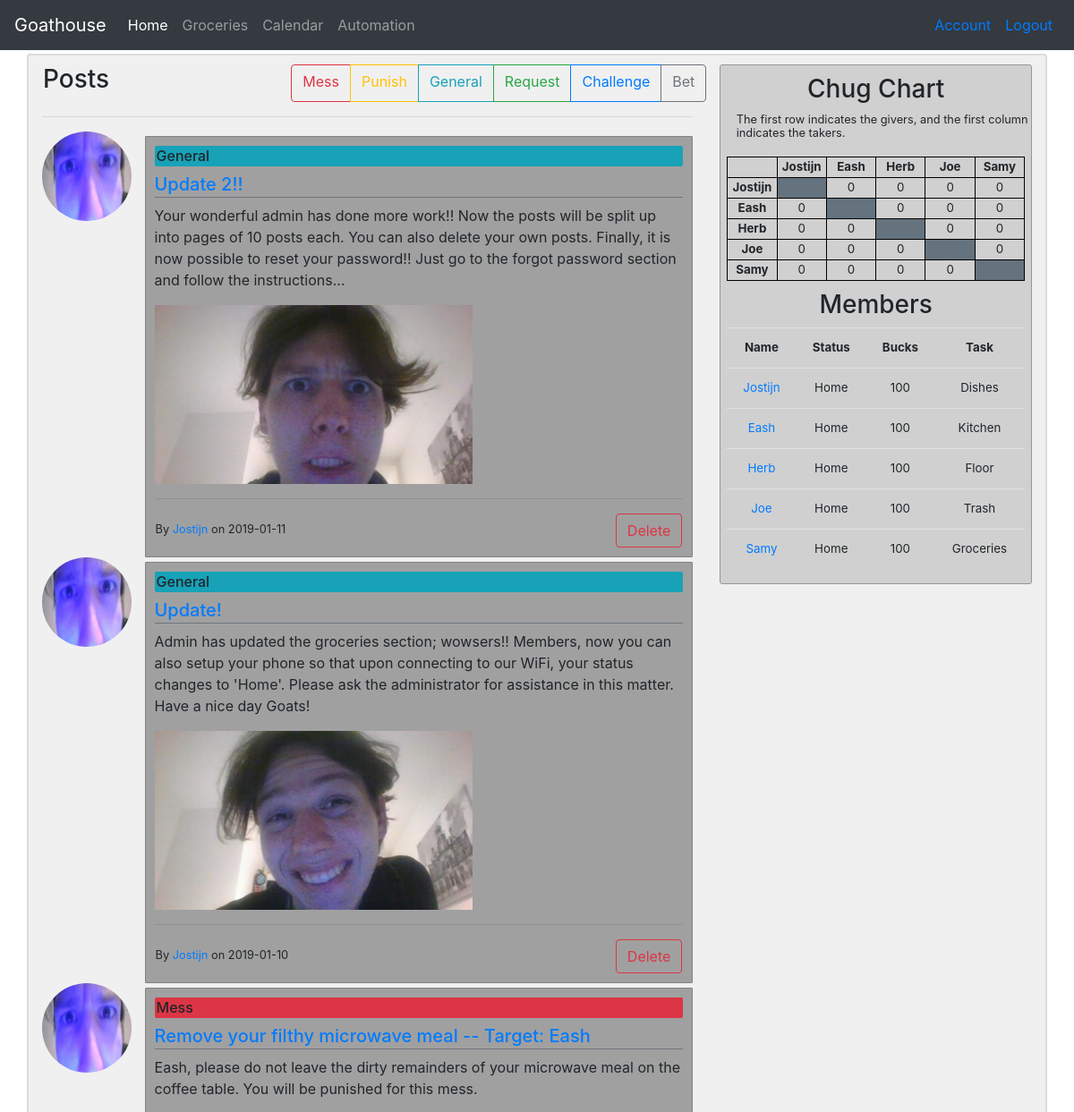
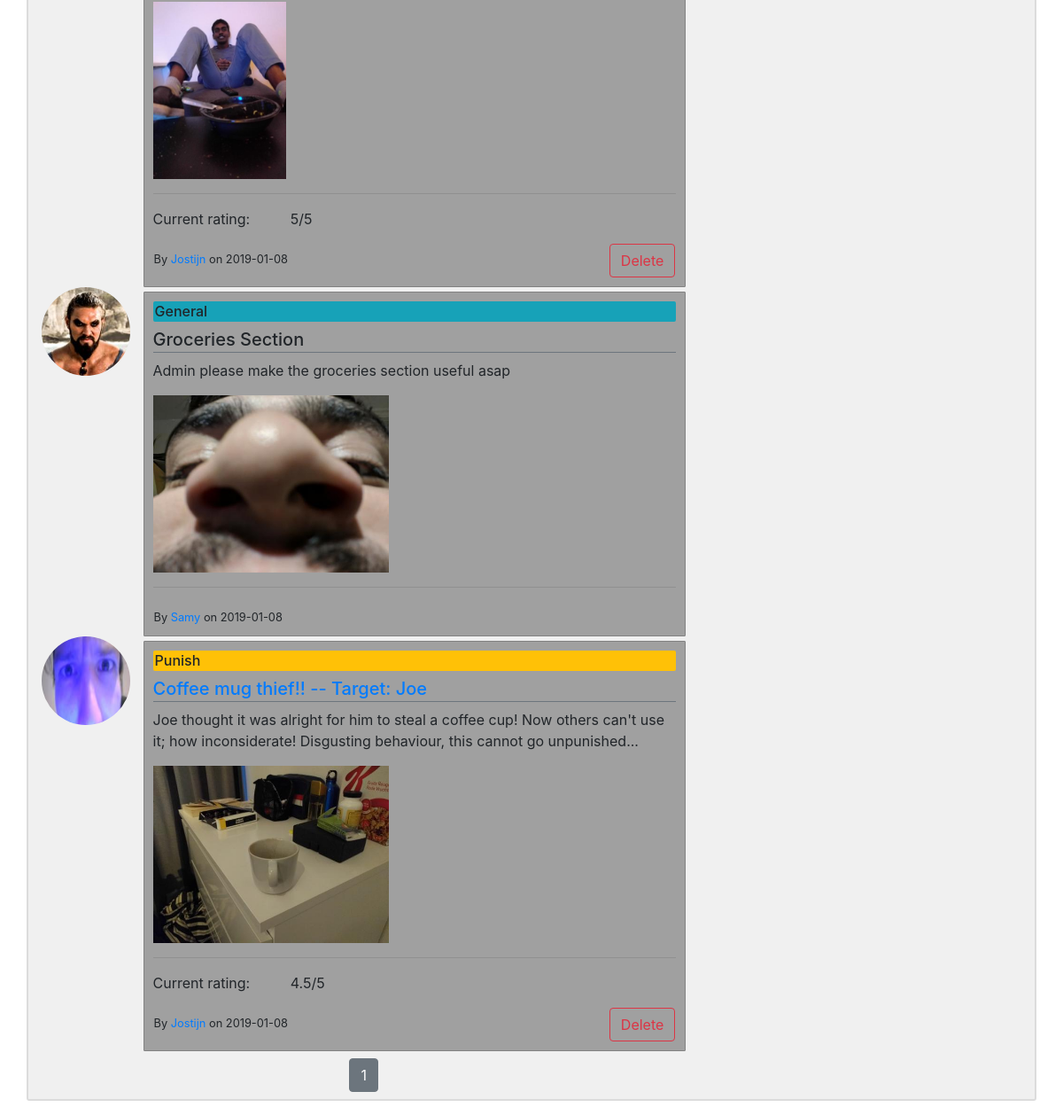
Screenshot of /home (signed in) with the database file from the repository (2 pictures, top to bottom).
### G_app/models.py (models this page shows, shortened)
class Post(db.Model):
    id = db.Column(db.Integer, primary_key = True)
    title = db.Column(db.String(100), nullable=False, default='')
    date_posted = db.Column(db.DateTime, nullable=False, default=datetime.utcnow)
    content = db.Column(db.Text, nullable=False)
    type = db.Column(db.String(50), nullable=False, default='General')
    rating = db.Column(db.Integer)
    can_vote = db.Column(db.Boolean, nullable=False, default=False)
    voted = db.Column(db.String(150))
    image = db.Column(db.String(20))
    id_user = db.Column(db.Integer, db.ForeignKey('user.id'), nullable=False)
    id_target = db.Column(db.Integer, db.ForeignKey('user.id'))

class User(db.Model, UserMixin):
    id = db.Column(db.Integer, primary_key = True)
    username = db.Column(db.String(20), unique=True, nullable=False)
    name = db.Column(db.String, nullable=False)
    email = db.Column(db.String(120), unique=True, nullable=False)
    image = db.Column(db.String(20), nullable=False, default='default.jpg')
    password = db.Column(db.String(60), nullable=False)
    status = db.Column(db.String, nullable=False)
    bucks = db.Column(db.Integer, nullable=False)
    task = db.Column(db.String, nullable=False)
    posts = db.relationship('Post', backref='author', lazy=True, foreign_keys='Post.id_user')
    posts_targeted = db.relationship('Post', backref='target', lazy=True, foreign_keys='Post.id_target')
    chugs_give = db.relationship('Chug', backref='giver', lazy=True, foreign_keys='Chug.id_giver')
    chugs_take = db.relationship('Chug', backref='taker', lazy=True, foreign_keys='Chug.id_taker')
    notifications = db.relationship('Notification', backref='target', lazy=True)
    payments_made = db.relationship('Transaction', backref='payer', lazy=True, foreign_keys='Transaction.id_payer')
    payments_received = db.relationship('Transaction', backref='payee', lazy=True, foreign_keys='Transaction.id_payee')
    challenges_made =  db.relationship('Challenge', backref='challenger', lazy=True, foreign_keys='Challenge.id_challenger')
    challenges_received =  db.relationship('Challenge', backref='challengee', lazy=True, foreign_keys='Challenge.id_challengee')

### G_app/main/routes.py (the view)
@main.route("/")
@main.route("/home", methods=['GET', 'POST'])
def home():
    voters = voter_dict()
    page = request.args.get('page', 1, type=int)
    posts = Post.query.order_by(Post.date_posted.desc()).paginate(page=page, per_page=10)
    chug = chug_matrix()
    members = member_ls()
    return render_template('home.html', members=members, chug=chug, posts=posts, voters=voters)

### G_app/main/utils.py (called while the page is built)
def member_ls():
    members = []
    users = User.query.all()
    for user in users:
        if user.username != 'admin':
            user_dict = {
                'username': user.username,
                'name': user.name,
                'task': user.task,
                'bucks': user.bucks,
                'status': user.status
            }
            members.append(user_dict)
    return members

def chug_matrix():
    matrix = [
        [None, 0, 0, 0, 0],
        [0, None, 0, 0, 0],
        [0, 0, None, 0, 0],
        [0, 0, 0, None, 0],
        [0, 0, 0, 0, None]
    ]
    chugs_to_be_taken = Chug.query.filter_by(taken=False).all()
    for chug in chugs_to_be_taken:
        matrix[chug.id_taker - 1][chug.id_giver - 1] += 1
    return matrix

def voter_dict():
    posts = Post.query.filter_by(can_vote=True)
    voted = dict()
    for post in posts:
        if post.voted:
            voters = post.voted.split('\n')
        else:
            voters = []
        voted[post.id] = voters
    return voted

### G_app/models.py (called while the page is built)
@login_manager.user_loader
def load_user(user_id):
    return User.query.get(int(user_id))

### G_app/templates/home.html (shortened to what this page needs)
{% extends "layout.html" %}
  {% block home_active %}
    "nav-item active"
  {% endblock %}
  {% block content %}
    {% if current_user.is_authenticated %}
      <div class="row" style="margin-top:10px">
        <h3 class="ml-3">Posts</h3>
        <div class="btn-group ml-auto">
          <a href="{{ url_for('posts.new_post', post_type='Mess') }}" class="btn btn-outline-danger">Mess</a>
          <a href="{{ url_for('posts.new_post', post_type='Punish') }}" class="btn btn-outline-warning">Punish</a>
          <a href="{{ url_for('posts.new_post', post_type='General') }}" class="btn btn-outline-info">General</a>
          <a href="{{ url_for('posts.new_post', post_type='Request') }}" class="btn btn-outline-success">Request</a>
          <a href="#" class="btn btn-outline-primary">Challenge</a>
          <a href="#" class="btn btn-outline-secondary">Bet</a>
        </div>
      </div>
      <hr>
      {% for post in posts.items %}
        <div class="media" id="{{ 'post' + post.id|string }}">
          <img class="rounded-circle account-img" src="{{ url_for('static', filename='profile_pics/' + post.author.image) }}" alt="user_image">
          <div class="media-body">
            <div class="post-section">
              <h6 id="{{ post.type }}">{{ post.type }}</h6>
              {% if post.author == current_user %}
                <a href="{{ url_for('posts.edit_post', post_id = post.id) }}">
                  <h5 class="border-bottom border-secondary" style="padding-bottom:2px">{{ post.title }}{{ " -- Target: " + post.target.username if post.target }}</h5>
                </a>
              {% else %}
                <h5 class="border-bottom border-secondary" style="padding-bottom:2px">{{ post.title }}{{ " -- Target: " + post.target.username if post.target }}</h5>
              {% endif %}
              <p>{{ post.content }}</p>
              {% if post.image %}
                <img src="{{ url_for('static', filename='post_pics/' + post.image) }}" height="200">
              {% endif %}
              <hr>
              {% if post.can_vote and current_user.username not in voters[post.id] and current_user.id != post.id_target %}
                <div class="row">
                  <div class="col-sm-3">
                    <p id="rate{{ post.id }}">Rate severity:</p>
                  </div>
                  <div class="col-sm-9">
                    <form class="rate-form" id="{{ post.id }}">
                      <label class="radio-inline ml-2" for="1">1</label>
                      <input type="radio" name="{{ 'rating' + post.id|string }}" value=1>
                      <label class="radio-inline ml-2" for="2">2</label>
                      <input type="radio" name="{{ 'rating' + post.id|string }}" value=2>
                      <label class="radio-inline ml-2" for="3">3</label>
                      <input type="radio" name="{{ 'rating' + post.id|string }}" value=3>
                      <label class="radio-inline ml-2" for="4">4</label>
                      <input type="radio" name="{{ 'rating' + post.id|string }}" value=4>
                      <label class="radio-inline ml-2" for="5">5</label>
                      <input type="radio" name="{{ 'rating' + post.id|string }}" value=5>
                      <button type="submit" id="sbtn">Submit</button>
                    </form>
                  </div>
                  <div class="vote-alert" id="{{ 'alert' + post.id|string }}" style="display:none;">
                    <p class="rate-success" id="{{ 'rating' + post.id|string }}"></p>
                  </div>
                  <small style="margin-left:15px" id="{{ 'msg' + post.id|string }}">The current rating will be revealed once you have rated.</small>
                </div>
              {% elif post.can_vote %}
                <div class="row">
                  <div class="col-sm-3">
                    <p>Current rating:</p>
                  </div>
                  <div class="col-sm-9">
                    <p>{{ post.rating|round(2) }}/5</p>
                  </div>
                </div>
              {% endif %}
              <div class="row">
                <small class="ml-3 pt-2">By <a href="{{ url_for('users.profile', username=post.author.username) }}">{{ post.author.username }}</a> on {{ post.date_posted.date() }}</small>
                {% if post.author == current_user %}
                  <button type="button" id="{{ post.id }}" class="delbtn btn btn-outline-danger ml-auto mr-3">Delete</button>
                {% endif %}
              </div>
            </div>
          </div>
        </div>
      {% endfor %}
      <div class="row mt-2 mb-2">
        <div class="col-12" align="center">
          {% for page_num in posts.iter_pages(left_edge=1, right_edge=1, left_current=1, right_current=2) %}
            {% if page_num %}
              {% if posts.page == page_num %}
                <a class="btn btn-secondary ml-1 mr-1" href="{{ url_for('main.home', page=page_num) }}">{{ page_num }}</a>
              {% else %}
                <a class="btn btn-outline-secondary ml-1 mr-1" href="{{ url_for('main.home', page=page_num) }}">{{ page_num }}</a>
              {% endif %}
            {% else %}
              ...
            {% endif %}
          {% endfor %}
        </div>
      </div>
    {% else %}
      <h4 style='margin-top:10px'>Uh oh, It looks like somebody is not logged in...</h4>
      <hr>
      <small>If you have an account, please log in to gain full access to this wonderful site. If you are not a member, then that is unfortunate, for you will not be able to gain access!</small>
    {% endif %}
  {% endblock %}

### G_app/templates/layout.html (shortened to what this page needs)
<!DOCTYPE html>
<html>
  <head>
    <link rel="stylesheet" href="https://stackpath.bootstrapcdn.com/bootstrap/4.2.1/css/bootstrap.min.css">
    <link rel="stylesheet" type="text/css" href="{{ url_for('static', filename='main.css') }}">
  </head>
  <body style="background-image: url('{{ url_for('static', filename='images/our_goat.jpg') }}')">
    <div class="container d-none d-sm-block">
      <nav class="navbar bg-dark navbar-expand navbar-dark fixed-top">
        <a class="navbar-brand" href="#">Goathouse</a>
        {% if current_user.is_authenticated %}
        <ul class="navbar-nav mr-auto">
          <li class={% block home_active %}{% endblock %}><a class="nav-link" href="{{ url_for('main.home') }}">Home</a></li>
          <li class={% block groceries_active %}{% endblock %}><a class="nav-link" href="{{ url_for('main.groceries') }}">Groceries</a></li>
          <li class={% block calendar_active %}{% endblock %}><a class="nav-link" href=#>Calendar</a></li>
          <li class={% block automation_active %}{% endblock %}><a class="nav-link" href=#>Automation</a></li>
        </ul>
        {% endif %}
        <ul class="navbar-nav ml-auto">
          {% if current_user.is_authenticated %}
            <li class="nav-item"><a class="nav-link text-primary" href="{{ url_for('users.account') }}">Account</a></li>
            <li class="nav-item"><a class="nav-link text-primary" href="{{ url_for('users.logout') }}">Logout</a></li>
          {% else %}
            <li class="nav-item"><a class="nav-link text-primary" href="{{ url_for('users.login') }}">Login</a></li>
          {% endif %}
        </ul>
      </nav>
    </div>
    <div class="container d-none d-sm-block mb-3" id="main" style="margin-top:60px">
      <div class="row">
        <div class="col-lg-8">
            {% block content %}
            {% endblock %}
          </div>
        <div class="col-lg-4">
          {% if current_user.is_authenticated %}
            <div class="sidebar">
              <h3 style="margin-top:10px">Chug Chart</h3>
              <div class="sidebar-info">
                <small>The first row indicates the givers, and the first column indicates the takers.</small>
              </div>
              <table id="chug">
                <tr>
                  <th id="chug"></th>
                  {% for member in members %}
                    <th id="chug">{{ member.username }}</th>
                  {% endfor %}
                </tr>
                {% for row in range(5) %}
                  <tr>
                    <th id="chug">{{members[row]['username']}}</th>
                    {% for col in range(5) %}
                      {% if chug[row][col] != None %}
                        <td id="chug">{{ chug[row][col] }}</td>
                      {% else %}
                        <td id="chug" bgcolor="#65737e"></td>
                      {% endif %}
                    {% endfor %}
                  </tr>
                {% endfor %}
              </table>
              <h3 style="margin-top:10px">Members</h3>
              <table class="table" id="members">
                <tr>
                  <th>Name</th>
                  <th>Status</th>
                  <th>Bucks</th>
                  <th>Task</th>
                </tr>
                {% for member in members %}
                  <tr>
                    <td><a href="{{ url_for('users.profile', username=member.username) }}">{{ member.username }}</a></td>
                    <td>{{ member.status }}</td>
                    <td>{{ member.bucks }}</td>
                    <td>{{ member.task }}</td>
                  </tr>
                {% endfor %}
              </table>
            </div>
          {% endif %}
        </div>
      </div>
    </div>
  </body>
</html>

### G_app/static/main.css (style rules this page uses)
body { background-size: cover; }
.container#main { background-color: rgba(230, 230, 230, 0.6); border: 2px solid rgb(220, 220, 220); border-radius: 3px; width: 100%; }
h6#Punish { background-color: #ffc107; padding: 2px; border-radius: 2px; }
h6#Mess { background-color: #dc3545; padding: 2px; border-radius: 2px; }
h6#General { background-color: #17a2b8; padding: 2px; border-radius: 2px; }
.post-section { margin-top: 5px; background-color: rgb(160, 160, 160); border: 0.5px solid rgb(130, 130, 130); border-radius: 1px; padding: 10px; }
.account-img { height: 100px; width: 100px; margin-right: 2%; }
.sidebar { text-align: center; background-color: rgba(200, 200, 200, 0.8); border: 0.5px solid rgb(150, 150, 150); border-radius: 3px; margin-top: 3%; margin-bottom: 3%; }
.sidebar-info { line-height: 0.95; text-align: left; margin-left: 5%; }
table#members { width: 96%; margin-left: 2%; margin-right: 2%; font-size: 10pt; }
table#chug { ; width: 96%; margin-left: 2%; margin-right: 2%; table-layout: fixed; font-size: 10pt; margin-top: 20px; }
table#chug, th#chug, td#chug { border: 1px solid black; }

### rows the page displays
Post: image (picture), type "General", title "Update 2!!", content "Your wonderful admin has done more work!! Now the posts will be split up into pages of 10 posts each. You can also delete your own posts. Finally, it is now possible to reset your password!! Just go to the forgot password section and follow the instructions...", author.username "Jostijn", date_posted "2019-01-11"
Post: image (picture), type "General", title "Update!", content "Admin has updated the groceries section; wowsers!! Members, now you can also setup your phone so that upon connecting to our WiFi, your status changes to 'Home'. Please ask the administrator for assistance in this matter. Have a nice day Goats!", author.username "Jostijn", date_posted "2019-01-10"
Post: image (picture), type "Mess", title "Remove your filthy microwave meal", content "Eash, please do not leave the dirty remainders of your microwave meal on the coffee table. You will be punished for this mess.", rating "5", author.username "Jostijn", date_posted "2019-01-08"
User: username "-- Target: Eash", username "Eash", username "Eash", status "Home", bucks "100", task "Kitchen"
Post: image (picture), type "General", title "Groceries Section", content "Admin please make the groceries section useful asap", author.username "Samy", date_posted "2019-01-08"
Post: image (picture), type "Punish", title "Coffee mug thief!!", content "Joe thought it was alright for him to steal a coffee cup! Now others can't use it; how inconsiderate! Disgusting behaviour, this cannot go unpunished...", rating "4.5", author.username "Jostijn", date_posted "2019-01-08"
User: username "-- Target: Joe", username "Joe", username "Joe", status "Home", bucks "100", task "Trash"
User: username "Jostijn", username "Jostijn", status "Home", bucks "100", task "Dishes"
User: username "Herb", username "Herb", status "Home", bucks "100", task "Floor"
User: username "Samy", username "Samy", status "Home", bucks "100", task "Groceries"

### other values shown
{{ page_num }} "1"
{{ chug[row][col] }} "0" "0" "0" "0" "0" "0" "0" "0" "0" "0" "0" "0" "0" "0" "0" "0" "0" "0" "0" "0"
